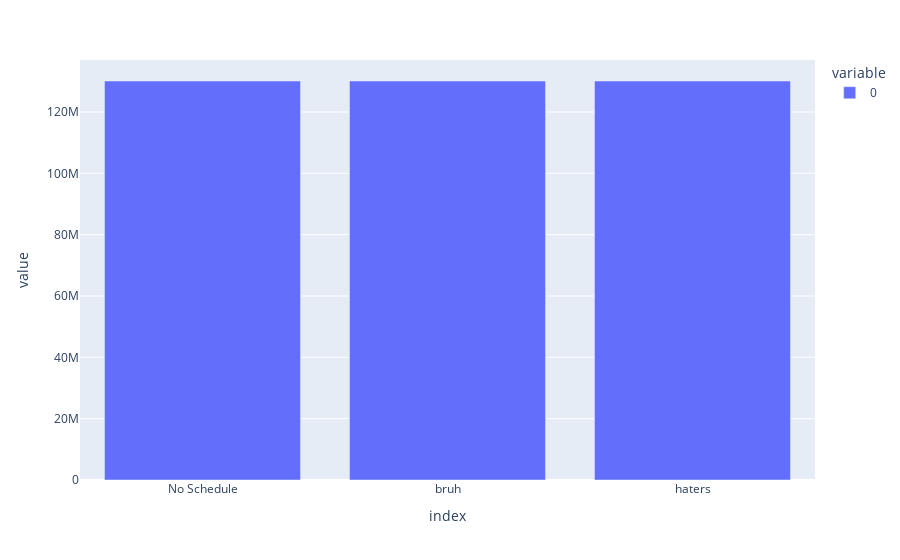

The code cell stored with this chart in its notebook:
### Code cell


### Figure 1 — Plotly figure (JSON) as saved in the notebook; plotly's stock layout.template omitted (floating-point values rounded to 4 significant figures)
{"data": [{"alignmentgroup": "True", "hovertemplate": "variable=0<br>index=%{x}<br>value=%{y}<extra></extra>", "legendgroup": "0", "marker": {"color": "#636efa", "pattern": {"shape": ""}}, "name": "0", "offsetgroup": "0", "orientation": "v", "showlegend": true, "textposition": "auto", "type": "bar", "x": ["No Schedule", "bruh", "haters"], "xaxis": "x", "y": [130100000.0, 130100000.0, 130100000.0], "yaxis": "y"}], "layout": {"barmode": "relative", "legend": {"title": {"text": "variable"}, "tracegroupgap": 0}, "margin": {"t": 60}, "xaxis": {"anchor": "y", "domain": [0, 1], "title": {"text": "index"}}, "yaxis": {"anchor": "x", "domain": [0, 1], "title": {"text": "value"}}}}
